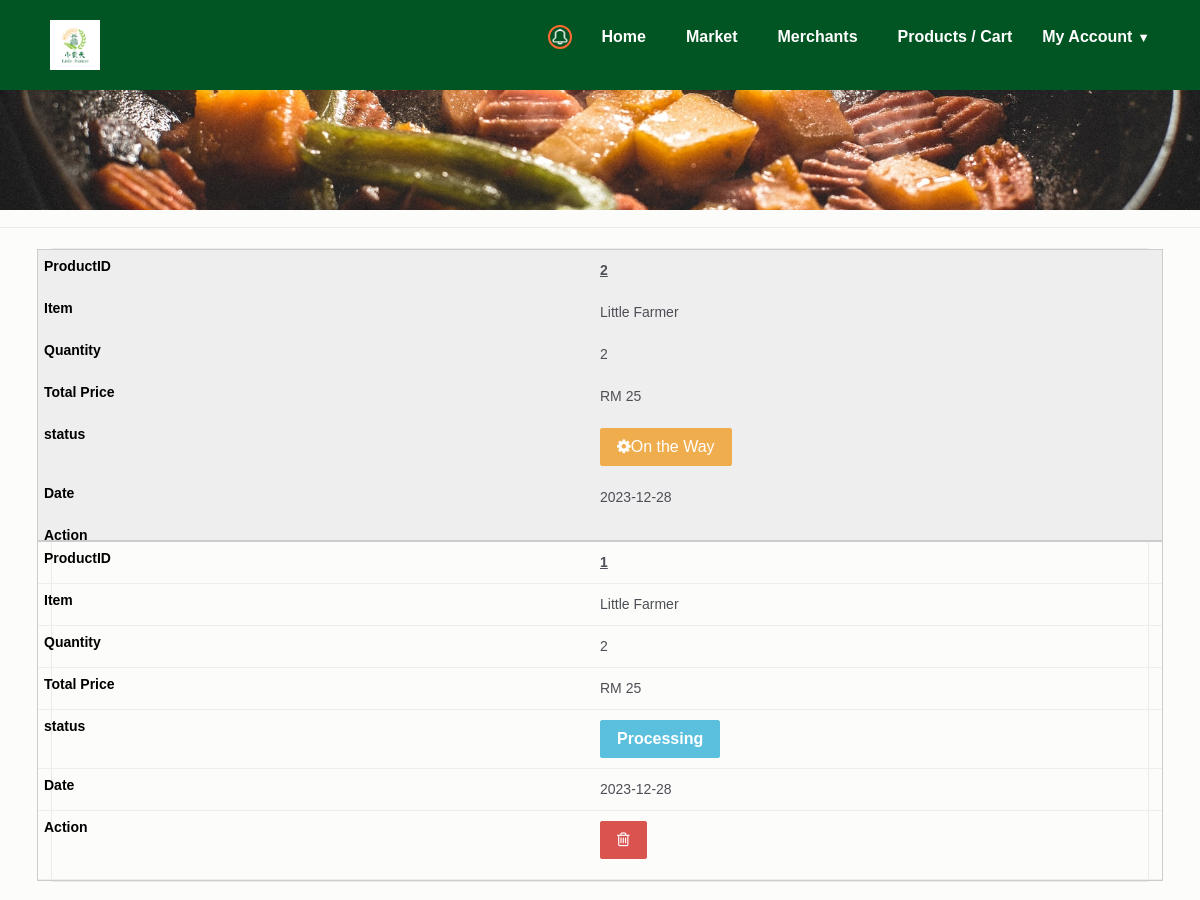
The app's page /your_orders.php (signed in, upper part), older data.
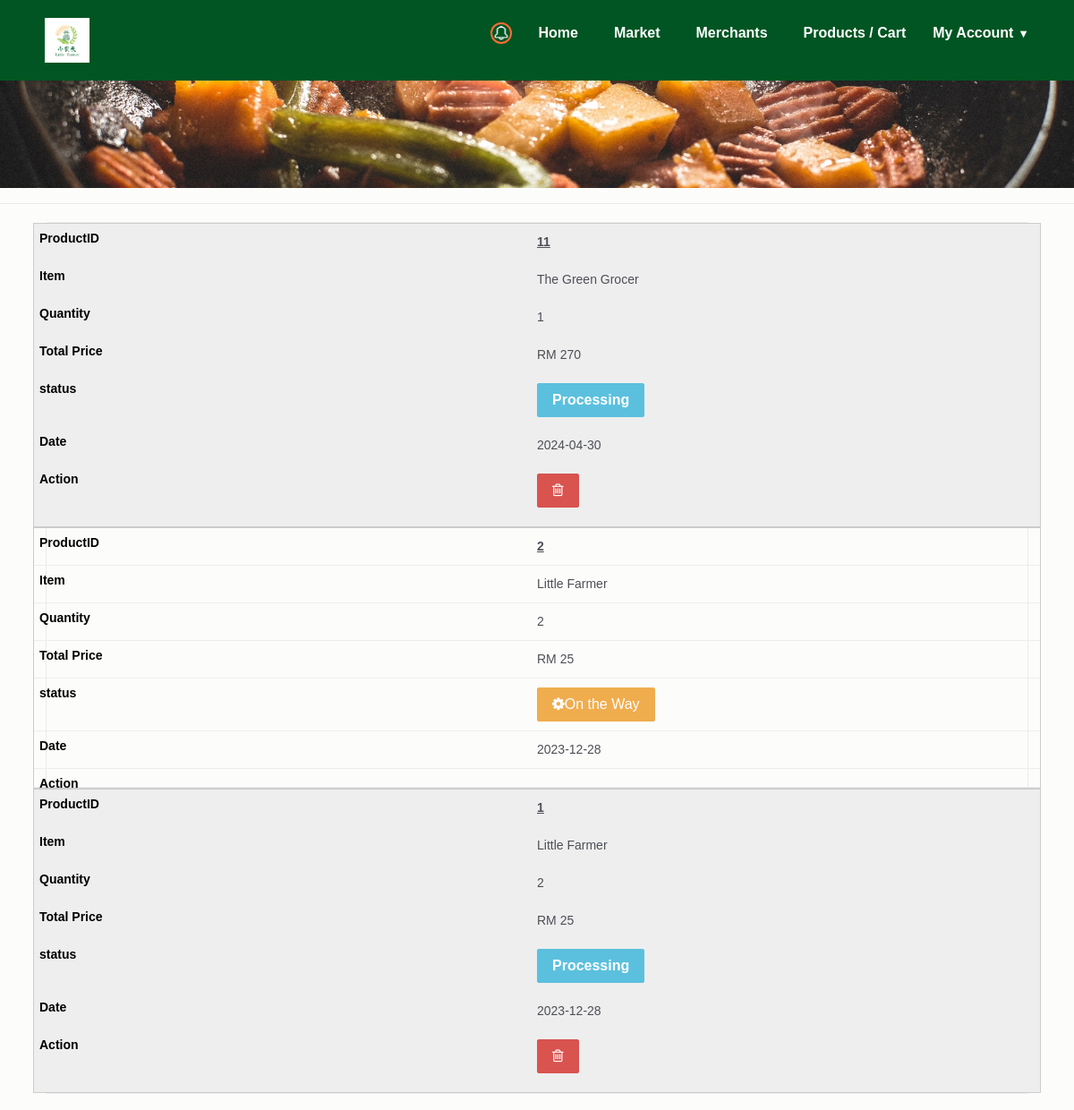
The same page, newer data.
### tables this page shows
CREATE TABLE `orders` (
  `order_id` int(11) NOT NULL,
  `order_date` date NOT NULL,
  `client_name` varchar(255) NOT NULL,
  `client_contact` varchar(255) NOT NULL,
  `sub_total` varchar(255) NOT NULL,
  `total_amount` varchar(255) NOT NULL,
  `paid` varchar(255) NOT NULL,
  `due` varchar(255) NOT NULL,
  `payment_type` int(11) NOT NULL,
  `order_status` int(11) NOT NULL DEFAULT 0,
  `user_id` int(11) NOT NULL,
  `order_belong` int(15) NOT NULL,
  `last_updated` timestamp NOT NULL DEFAULT current_timestamp(),
  `is_seen` tinyint(1) NOT NULL DEFAULT 0
);

CREATE TABLE `order_item` (
  `order_item_id` int(11) NOT NULL,
  `order_id` int(11) NOT NULL DEFAULT 0,
  `priceID` int(10) NOT NULL,
  `quantity` varchar(255) NOT NULL
);

CREATE TABLE `restaurant` (
  `rs_id` int(222) NOT NULL,
  `c_id` int(222) NOT NULL,
  `title` varchar(222) NOT NULL,
  `email` varchar(222) NOT NULL,
  `phone` varchar(222) NOT NULL,
  `url` varchar(222) NOT NULL,
  `o_hr` varchar(222) NOT NULL,
  `c_hr` varchar(222) NOT NULL,
  `o_days` varchar(222) NOT NULL,
  `address` text NOT NULL,
  `image` text NOT NULL,
  `date` timestamp NOT NULL DEFAULT current_timestamp() ON UPDATE current_timestamp(),
  `description` text NOT NULL,
  `rating` int(11) DEFAULT NULL CHECK (`rating` >= 1 and `rating` <= 5),
  `avg_rating` decimal(3,1) DEFAULT 0.0,
  `comment` varchar(255) DEFAULT NULL
);

### your_orders.php (the view, shortened to what the changed rows need)
<!DOCTYPE html>
<html lang="en">
<head>
    <link href="css/bootstrap.min.css" rel="stylesheet" />
    <link href="css/font-awesome.min.css" rel="stylesheet" />
    <link href="css/animsition.min.css" rel="stylesheet" />
    <link href="css/animate.css" rel="stylesheet" />
    <link href="css/style.css" rel="stylesheet" />
</head>
<body>
    <?php
    include("includes/header.php");
    ?>
    <div class="page-wrapper">
        <section class="restaurants-page">
            <div class="container">
                <div class="row">
                    <div class="col-xs-12 col-sm-7 col-md-12 ">
                        <div class="bg-gray restaurant-entry">
                            <div class="row">
                                <table width="100%">
                                    <tbody>
                                        <?php
                                        $query_res = mysqli_query($db, "SELECT orders.*, order_item.*, COUNT(order_item_id) as total_product, restaurant.*, tblprice.*, SUM(proPrice) as total
    FROM orders
    JOIN order_item ON orders.order_id = order_item.order_id
	JOIN tblprice ON order_item.priceID = tblprice.priceNo
    JOIN product ON tblprice.productID = product.product_id
    JOIN restaurant ON product.owner = restaurant.rs_id
    WHERE orders.user_id = '" . $_SESSION['user_id'] . "' AND orders.order_status <= 4
	GROUP BY orders.order_id
    ORDER BY orders.order_id DESC");
                                        if (!mysqli_num_rows($query_res) > 0) {
                                            echo '<td colspan="6"><center>You have no orders placed yet. </center></td>';
                                        } else {
                                            while ($row = mysqli_fetch_array($query_res)) {
                                                ?>
                                                <tr>
                                                    <td data-column="ProductID" style="text-decoration: underline;font-weight: bold;"><a onclick="openPopup(<?php echo $row['order_id']; ?>)"><?php echo $row['order_id']; ?></a></td>
                                                    <td data-column="Item"><?php echo $row['title']; ?></td>
                                                    <td data-column="Quantity"><?php echo $row['total_product']; ?></td>
                                                    <td data-column="Total Price">RM <?php echo $row['total_amount']; ?></td>
                                                    <td data-column="status">
                                                        <?php
                                                        $status = $row['order_status'];
                                                        if ($status == "" or $status == "1") {
                                                            ?>
                                                            <button type="button" class="btn btn-info" style="font-weight:bold;">Processing</button>
                                                            <?php
                                                        }
                                                        if ($status == "2") { ?>
                                                            <button type="button" class="btn btn-warning"><span class="fa fa-cog fa-spin" aria-hidden="true"></span>On the Way</button>
                                                            <?php
                                                        }
                                                            ?>
                                                    </td>
                                                    <td data-column="Date"><?php echo $row['order_date']; ?></td>
                                                    <td data-column="Action">
                                                        <?php
                                                        if ($status == 1) {
                                                            ?>
                                                            <a href="delete_orders.php?order_del=<?php echo $row['order_id']; ?>" onclick="return confirm('Are you sure you want to cancel your order?');" class="btn btn-danger btn-flat btn-addon btn-xs m-b-10"><i class="fa fa-trash-o" style="font-size:16px"></i></a>
                                                            <?php
                                                        } else if ($status == 2) {
                                                        } else if ($status == 3) {
                                                            ?>
                                                                    <a alt="Receipt"><i class="fa fa-file-text-o btn btn-primary" aria-hidden="true" onclick="generateReceipt(<?php echo $row['order_id']; ?>)"></i></a>
                                                            <?php
                                                        }
                                                        ?>
                                                    </td>
                                                </tr>
                                            <?php }
                                        } ?>
                                    </tbody>
                                </table>
                            </div>
                        </div>
                    </div>
                </div>
            </div>
        </section>
</body>
</html>

Row changes from the older to the newer data that the page shows:
added orders: order_item.order_id "11", restaurant.title "The Green Grocer", total_product "1", total_amount "270", order_status "Processing", order_date "2024-04-30"
